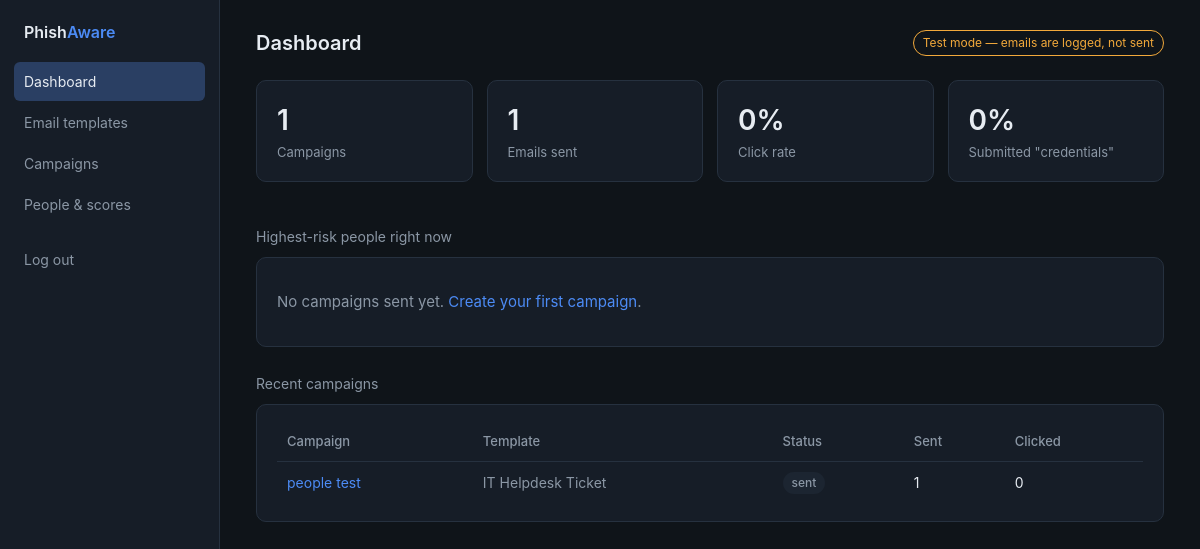
The page / (signed in) on the database as committed earlier.
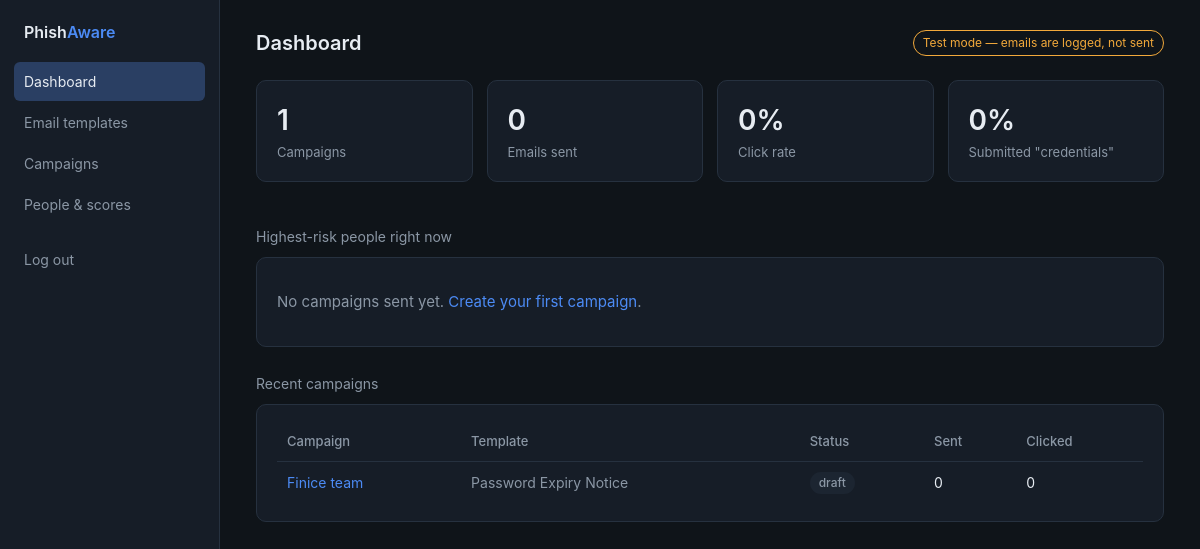
The same page on the database as committed later.
### tables this page shows
CREATE TABLE campaigns (
            id INTEGER PRIMARY KEY AUTOINCREMENT,
            name TEXT NOT NULL,
            template_id INTEGER NOT NULL,
            status TEXT DEFAULT 'draft',
            created_at TEXT DEFAULT (datetime('now')),
            sent_at TEXT,
            FOREIGN KEY (template_id) REFERENCES templates(id)
        );

### app.py (the view)
@app.route("/")
def dashboard():
    db = get_db()
    campaign_count = db.execute("SELECT COUNT(*) c FROM campaigns").fetchone()["c"]
    sent_count = db.execute("SELECT COUNT(*) c FROM targets WHERE sent_at IS NOT NULL").fetchone()["c"]
    clicked_count = db.execute("SELECT COUNT(*) c FROM targets WHERE clicked_at IS NOT NULL").fetchone()["c"]
    submitted_count = db.execute("SELECT COUNT(*) c FROM targets WHERE submitted_at IS NOT NULL").fetchone()["c"]
    click_rate = round(100 * clicked_count / sent_count) if sent_count else 0
    submit_rate = round(100 * submitted_count / sent_count) if sent_count else 0
    top_risk = [u for u in user_stats() if u["risk"] != config.RISK_LOW][:8]
    rows = db.execute(
        """
        SELECT c.id, c.name, c.status, t.name AS template_name,
               COUNT(tg.id) AS sent,
               SUM(CASE WHEN tg.clicked_at IS NOT NULL THEN 1 ELSE 0 END) AS clicked
        FROM campaigns c
        JOIN templates t ON t.id = c.template_id
        LEFT JOIN targets tg ON tg.campaign_id = c.id AND tg.sent_at IS NOT NULL
        GROUP BY c.id ORDER BY c.id DESC LIMIT 10
        """
    ).fetchall()
    return render_template(
        "dashboard.html", title="Dashboard", active="dashboard",
        campaign_count=campaign_count, sent_count=sent_count,
        click_rate=click_rate, submit_rate=submit_rate,
        top_risk=top_risk, campaigns=[dict(r) for r in rows],
    )

### app.py (called while the page is built)
@app.before_request
def require_login():
    if request.endpoint in PUBLIC_ENDPOINTS or request.endpoint is None:
        return None
    if not session.get("admin"):
        return redirect(url_for("login"))
    return None

@app.context_processor
def inject_globals():
    return {"test_mode": config.TEST_MODE, "smtp_host": config.SMTP_HOST or "-"}

### database.py (called while the page is built)
def get_db():
    if "db" not in g:
        g.db = sqlite3.connect(config.DB_PATH)
        g.db.row_factory = sqlite3.Row
        g.db.execute("PRAGMA foreign_keys = ON")
    return g.db

### scoring.py (called while the page is built)
def compute_score(sent, clicked, submitted):
    if sent == 0:
        return 100
    click_rate = clicked / sent
    submit_rate = submitted / sent
    score = 100 - (click_rate * 60) - (submit_rate * 40)
    return max(0, min(100, round(score)))

def risk_level(score):
    if score >= 80:
        return config.RISK_LOW
    if score >= 50:
        return config.RISK_MED
    return config.RISK_HIGH

def user_stats():
    db = get_db()
    rows = db.execute(
        """
        SELECT email,
               MAX(name) AS name,
               COUNT(*) AS sent,
               SUM(CASE WHEN clicked_at IS NOT NULL THEN 1 ELSE 0 END) AS clicked,
               SUM(CASE WHEN submitted_at IS NOT NULL THEN 1 ELSE 0 END) AS submitted
        FROM targets
        WHERE sent_at IS NOT NULL
        GROUP BY email
        ORDER BY email
        """
    ).fetchall()
    result = []
    for r in rows:
        score = compute_score(r["sent"], r["clicked"], r["submitted"])
        result.append({**dict(r), "score": score, "risk": risk_level(score)})
    result.sort(key=lambda x: x["score"])
    return result

### templates/dashboard.html
{% extends "base.html" %}
{% block content %}
<div class="grid">
  <div class="card stat"><div class="num">{{ campaign_count }}</div><div class="label">Campaigns</div></div>
  <div class="card stat"><div class="num">{{ sent_count }}</div><div class="label">Emails sent</div></div>
  <div class="card stat"><div class="num">{{ click_rate }}%</div><div class="label">Click rate</div></div>
  <div class="card stat"><div class="num">{{ submit_rate }}%</div><div class="label">Submitted "credentials"</div></div>
</div>
<div class="section-title">Highest-risk people right now</div>
<div class="card">
  {% if top_risk %}
  <table>
    <tr><th>Name</th><th>Email</th><th>Score</th><th>Risk</th><th>Sent / Clicked / Submitted</th></tr>
    {% for u in top_risk %}
    <tr>
      <td>{{ u.name or '—' }}</td>
      <td>{{ u.email }}</td>
      <td>{{ u.score }}</td>
      <td><span class="pill {{ u.risk }}">{{ u.risk }}</span></td>
      <td class="muted">{{ u.sent }} / {{ u.clicked }} / {{ u.submitted }}</td>
    </tr>
    {% endfor %}
  </table>
  {% else %}
  <p class="muted">No campaigns sent yet. <a href="{{ url_for('new_campaign') }}">Create your first campaign</a>.</p>
  {% endif %}
</div>
<div class="section-title">Recent campaigns</div>
<div class="card">
  {% if campaigns %}
  <table>
    <tr><th>Campaign</th><th>Template</th><th>Status</th><th>Sent</th><th>Clicked</th></tr>
    {% for c in campaigns %}
    <tr>
      <td><a href="{{ url_for('view_campaign', campaign_id=c.id) }}">{{ c.name }}</a></td>
      <td class="muted">{{ c.template_name }}</td>
      <td><span class="pill status">{{ c.status }}</span></td>
      <td>{{ c.sent }}</td>
      <td>{{ c.clicked }}</td>
    </tr>
    {% endfor %}
  </table>
  {% else %}
  <p class="muted">Nothing here yet.</p>
  {% endif %}
</div>
{% endblock %}

### templates/base.html (shortened to what this page needs)
<!doctype html>
<html lang="en">
<head>
<link rel="stylesheet" href="{{ url_for('static', filename='style.css') }}">
</head>
<body>
<div class="shell">
  {% if session.get('admin') %}
  <nav class="side">
    <div class="brand">Phish<span>Aware</span></div>
    <a href="{{ url_for('dashboard') }}" class="{{ 'active' if active=='dashboard' else '' }}">Dashboard</a>
    <a href="{{ url_for('list_templates') }}" class="{{ 'active' if active=='templates' else '' }}">Email templates</a>
    <a href="{{ url_for('list_campaigns') }}" class="{{ 'active' if active=='campaigns' else '' }}">Campaigns</a>
    <a href="{{ url_for('list_users') }}" class="{{ 'active' if active=='users' else '' }}">People &amp; scores</a>
    <a href="{{ url_for('logout') }}" style="margin-top:16px;">Log out</a>
  </nav>
  {% endif %}
  <main>
    <div class="topbar">
      <h1>{{ title }}</h1>
      {% if session.get('admin') %}
        <span class="badge {{ 'test' if test_mode else 'live' }}">
          {{ 'Test mode — emails are logged, not sent' if test_mode else 'Live — sending via ' + smtp_host }}
        </span>
      {% endif %}
    </div>
    {% block content %}{% endblock %}
  </main>
</div>
</body>
</html>

### static/style.css (style rules this page uses)
:root { --bg: #0f1419; --panel: #161d27; --panel-2: #1c2531; --border: #26313f; --text: #e7ecf2; --muted: #8b97a5; --accent: #4c8bf5; --accent-dim: #2a3f63; --low: #3dd68c; --med: #f2a93b; --high: #e5484d; }
* { box-sizing: border-box; }
body { margin: 0; background: var(--bg); color: var(--text); font-family: -apple-system, "Segoe UI", Roboto, Helvetica, Arial, sans-serif; font-size: 15px; line-height: 1.5; }
a { color: var(--accent); text-decoration: none; }
.shell { display: flex; min-height: 100vh; }
nav.side { width: 220px; flex-shrink: 0; background: var(--panel); border-right: 1px solid var(--border); padding: 20px 14px; }
nav.side .brand { font-weight: 600; font-size: 16px; padding: 0 10px 18px; }
nav.side .brand span { color: var(--accent); }
nav.side a { display: block; padding: 9px 10px; border-radius: 6px; color: var(--muted); font-size: 14px; margin-bottom: 2px; }
nav.side a.active { background: var(--accent-dim); color: var(--text); }
main { flex: 1; padding: 28px 36px; max-width: 1080px; }
.topbar { display: flex; justify-content: space-between; align-items: center; margin-bottom: 22px; }
.topbar h1 { font-size: 20px; margin: 0; font-weight: 600; }
.badge { font-size: 12px; padding: 3px 9px; border-radius: 20px; border: 1px solid var(--border); color: var(--muted); }
.badge.test { color: var(--med); border-color: var(--med); }
.card { background: var(--panel); border: 1px solid var(--border); border-radius: 10px; padding: 18px 20px; margin-bottom: 18px; }
.grid { display: grid; grid-template-columns: repeat(auto-fit, minmax(160px, 1fr)); gap: 14px; }
.stat .num { font-size: 28px; font-weight: 600; }
.stat .label { color: var(--muted); font-size: 13px; margin-top: 2px; }
table { width: 100%; border-collapse: collapse; font-size: 14px; }
th, td { text-align: left; padding: 9px 10px; border-bottom: 1px solid var(--border); }
th { color: var(--muted); font-weight: 500; font-size: 13px; }
tr:last-child td { border-bottom: none; }
.pill { display: inline-block; padding: 2px 9px; border-radius: 20px; font-size: 12px; font-weight: 500; }
.pill.status { background: var(--panel-2); color: var(--muted); }
.muted { color: var(--muted); }
.section-title { font-size: 14px; color: var(--muted); margin: 26px 0 10px; }

Rows that differ between the two databases and show on the page:
removed campaigns: name "people test", template_name "IT Helpdesk Ticket", status "sent", sent "1", clicked "0"
added campaigns: name "Finice team", template_name "Password Expiry Notice", status "draft", sent "0", clicked "0"
Other text that changed with them:
{{ sent_count }}: "1" → "0"
